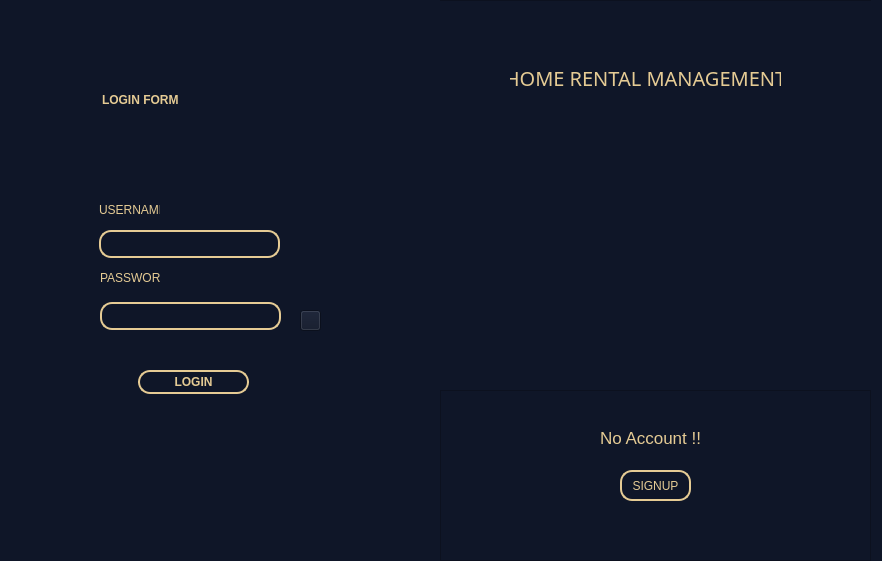
<?xml version="1.0" encoding="UTF-8"?>
<ui version="4.0">
 <class>admin_login</class>
 <widget class="QDialog" name="admin_login">
  <property name="geometry">
   <rect>
    <x>0</x>
    <y>0</y>
    <width>882</width>
    <height>561</height>
   </rect>
  </property>
  <property name="minimumSize">
   <size>
    <width>671</width>
    <height>0</height>
   </size>
  </property>
  <property name="maximumSize">
   <size>
    <width>2000</width>
    <height>16777215</height>
   </size>
  </property>
  <property name="contextMenuPolicy">
   <enum>Qt::PreventContextMenu</enum>
  </property>
  <property name="windowTitle">
   <string>LOGIN FORM</string>
  </property>
  <property name="windowOpacity">
   <double>1.000000000000000</double>
  </property>
  <property name="statusTip">
   <string notr="true"/>
  </property>
  <property name="styleSheet">
   <string notr="true">background-color: rgb(15, 22, 40);




</string>
  </property>
  <widget class="QLabel" name="label_3">
   <property name="geometry">
    <rect>
     <x>102</x>
     <y>69</y>
     <width>131</width>
     <height>61</height>
    </rect>
   </property>
   <property name="font">
    <font>
     <bold>true</bold>
    </font>
   </property>
   <property name="styleSheet">
    <string notr="true">color: rgb(229, 203, 148);</string>
   </property>
   <property name="text">
    <string>LOGIN FORM</string>
   </property>
  </widget>
  <widget class="QPushButton" name="pushButton_LOGIN">
   <property name="geometry">
    <rect>
     <x>138</x>
     <y>370</y>
     <width>111</width>
     <height>24</height>
    </rect>
   </property>
   <property name="font">
    <font>
     <bold>true</bold>
    </font>
   </property>
   <property name="styleSheet">
    <string notr="true">#pushButton_LOGIN
{
	border:none;
	background:#0F1628;
	color:#E5CB94;
	border-radius:16px;
	border: 2px solid yellow ;
border-color: #E5CB94;
  border-radius: 12px;
  padding: 1px;
}

#pushButton_LOGIN:hover
{
	border:none;
	background:#E5CB94;
	color:#0F1628;
	border-radius:16px;
	border: 2px solid blue ;
border-color: #0F1628;
  border-radius: 12px;
  padding: 1px;
}</string>
   </property>
   <property name="text">
    <string>LOGIN</string>
   </property>
  </widget>
  <widget class="QPushButton" name="pushButton_eye">
   <property name="geometry">
    <rect>
     <x>300</x>
     <y>310</y>
     <width>21</width>
     <height>21</height>
    </rect>
   </property>
   <property name="styleSheet">
    <string notr="true">image: url(:/resources/resources/eye_off.jpg);</string>
   </property>
   <property name="text">
    <string/>
   </property>
  </widget>
  <widget class="QFrame" name="frame">
   <property name="geometry">
    <rect>
     <x>440</x>
     <y>0</y>
     <width>431</width>
     <height>561</height>
    </rect>
   </property>
   <property name="contextMenuPolicy">
    <enum>Qt::NoContextMenu</enum>
   </property>
   <property name="styleSheet">
    <string notr="true">
background-color: rgb(15, 22, 40);</string>
   </property>
   <property name="frameShape">
    <enum>QFrame::StyledPanel</enum>
   </property>
   <property name="frameShadow">
    <enum>QFrame::Raised</enum>
   </property>
   <widget class="QFrame" name="frame_2">
    <property name="geometry">
     <rect>
      <x>-40</x>
      <y>0</y>
      <width>491</width>
      <height>391</height>
     </rect>
    </property>
    <property name="styleSheet">
     <string notr="true">image: url(:/resources/resources/LOGIN_PAGE.png);</string>
    </property>
    <property name="frameShape">
     <enum>QFrame::StyledPanel</enum>
    </property>
    <property name="frameShadow">
     <enum>QFrame::Raised</enum>
    </property>
   </widget>
   <widget class="QLabel" name="label">
    <property name="geometry">
     <rect>
      <x>70</x>
      <y>70</y>
      <width>271</width>
      <height>16</height>
     </rect>
    </property>
    <property name="font">
     <font>
      <family>Microsoft PhagsPa</family>
      <pointsize>15</pointsize>
      <stylestrategy>PreferDefault</stylestrategy>
     </font>
    </property>
    <property name="layoutDirection">
     <enum>Qt::LeftToRight</enum>
    </property>
    <property name="styleSheet">
     <string notr="true">color: rgb(229, 203, 148);</string>
    </property>
    <property name="text">
     <string>HOME RENTAL MANAGEMENT</string>
    </property>
    <property name="scaledContents">
     <bool>false</bool>
    </property>
    <property name="alignment">
     <set>Qt::AlignCenter</set>
    </property>
    <property name="wordWrap">
     <bool>false</bool>
    </property>
    <property name="margin">
     <number>0</number>
    </property>
   </widget>
   <widget class="QLabel" name="label_2">
    <property name="geometry">
     <rect>
      <x>160</x>
      <y>430</y>
      <width>171</width>
      <height>16</height>
     </rect>
    </property>
    <property name="font">
     <font>
      <pointsize>13</pointsize>
     </font>
    </property>
    <property name="styleSheet">
     <string notr="true">color: rgb(229, 203, 148);</string>
    </property>
    <property name="text">
     <string>No Account !! </string>
    </property>
   </widget>
   <widget class="QPushButton" name="pushButton_SIGNUP">
    <property name="geometry">
     <rect>
      <x>180</x>
      <y>470</y>
      <width>71</width>
      <height>31</height>
     </rect>
    </property>
    <property name="font">
     <font>
      <pointsize>9</pointsize>
     </font>
    </property>
    <property name="styleSheet">
     <string notr="true">#pushButton_SIGNUP
{
	border:none;
	background:#0F1628;
	color:#E5CB94;
	border-radius:16px;
	border: 2px solid yellow ;
border-color: #E5CB94;
  border-radius: 12px;
  padding: 1px;
}

#pushButton_SIGNUP:hover
{
	border:none;
	background:#E5CB94;
	color:#0F1628;
	border-radius:16px;
	border: 2px solid blue ;
border-color: #0F1628;
  border-radius: 12px;
  padding: 1px;
}</string>
    </property>
    <property name="text">
     <string>SIGNUP</string>
    </property>
   </widget>
  </widget>
  <widget class="QLabel" name="label_password">
   <property name="geometry">
    <rect>
     <x>100</x>
     <y>270</y>
     <width>61</width>
     <height>16</height>
    </rect>
   </property>
   <property name="styleSheet">
    <string notr="true">color: rgb(229, 203, 148);</string>
   </property>
   <property name="text">
    <string>PASSWORD</string>
   </property>
   <property name="buddy">
    <cstring>lineEdit_2</cstring>
   </property>
  </widget>
  <widget class="QLineEdit" name="lineEdit_username">
   <property name="geometry">
    <rect>
     <x>99</x>
     <y>230</y>
     <width>181</width>
     <height>28</height>
    </rect>
   </property>
   <property name="maximumSize">
    <size>
     <width>269</width>
     <height>16777215</height>
    </size>
   </property>
   <property name="sizeIncrement">
    <size>
     <width>20</width>
     <height>20</height>
    </size>
   </property>
   <property name="font">
    <font>
     <pointsize>11</pointsize>
     <underline>false</underline>
     <strikeout>false</strikeout>
     <kerning>true</kerning>
    </font>
   </property>
   <property name="autoFillBackground">
    <bool>false</bool>
   </property>
   <property name="styleSheet">
    <string notr="true">#lineEdit_username
{
	border:none;
	background:#0F1628;
	color:#E5CB94;
	border-radius:16px;
	border: 2px solid yellow ;
border-color: #E5CB94;
  border-radius: 12px;
  padding: 1px;
}

#lineEdit_username:hover
{
	border:none;
	background:#E5CB94;
	color:#0F1628;
	border-radius:16px;
	border: 2px solid blue ;
border-color: #0F1628;
  border-radius: 12px;
  padding: 1px;
}</string>
   </property>
   <property name="frame">
    <bool>true</bool>
   </property>
   <property name="echoMode">
    <enum>QLineEdit::Normal</enum>
   </property>
   <property name="dragEnabled">
    <bool>false</bool>
   </property>
   <property name="placeholderText">
    <string/>
   </property>
   <property name="cursorMoveStyle">
    <enum>Qt::LogicalMoveStyle</enum>
   </property>
  </widget>
  <widget class="QLabel" name="label_username">
   <property name="geometry">
    <rect>
     <x>99</x>
     <y>202</y>
     <width>61</width>
     <height>16</height>
    </rect>
   </property>
   <property name="font">
    <font>
     <bold>false</bold>
    </font>
   </property>
   <property name="styleSheet">
    <string notr="true">color: rgb(229, 203, 148);</string>
   </property>
   <property name="text">
    <string>USERNAME</string>
   </property>
   <property name="buddy">
    <cstring>lineEdit_username</cstring>
   </property>
  </widget>
  <widget class="QLineEdit" name="lineEdit_2">
   <property name="geometry">
    <rect>
     <x>100</x>
     <y>302</y>
     <width>181</width>
     <height>28</height>
    </rect>
   </property>
   <property name="maximumSize">
    <size>
     <width>272</width>
     <height>16777215</height>
    </size>
   </property>
   <property name="sizeIncrement">
    <size>
     <width>20</width>
     <height>20</height>
    </size>
   </property>
   <property name="font">
    <font>
     <pointsize>11</pointsize>
     <kerning>true</kerning>
    </font>
   </property>
   <property name="styleSheet">
    <string notr="true">#lineEdit_2
{
	border:none;
	background:#0F1628;
	color:#E5CB94;
	border-radius:16px;
	border: 2px solid yellow ;
border-color: #E5CB94;
  border-radius: 12px;
  padding: 1px;
}

#lineEdit_2:hover
{
	border:none;
	background:#E5CB94;
	color:#0F1628;
	border-radius:16px;
	border: 2px solid blue ;
border-color: #0F1628;
  border-radius: 12px;
  padding: 1px;
}</string>
   </property>
   <property name="inputMethodHints">
    <set>Qt::ImhHiddenText|Qt::ImhNoAutoUppercase|Qt::ImhNoPredictiveText|Qt::ImhSensitiveData</set>
   </property>
   <property name="echoMode">
    <enum>QLineEdit::Password</enum>
   </property>
  </widget>
  <action name="actionico">
   <property name="icon">
    <iconset resource="RESOURCE.qrc">
     <normaloff>:/resources/resources/house_rental_icon.ico</normaloff>:/resources/resources/house_rental_icon.ico</iconset>
   </property>
   <property name="text">
    <string>ico</string>
   </property>
  </action>
 </widget>
 <resources>
  <include location="RESOURCE.qrc"/>
 </resources>
 <connections/>
</ui>
